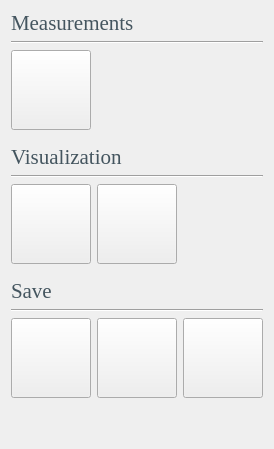
        <widget class="QWidget" name="tab_3">
         <attribute name="title">
          <string>Main</string>
         </attribute>
         <layout class="QVBoxLayout" name="verticalLayout">
          <item>
           <layout class="QGridLayout" name="gridLayout_4">
            <item row="10" column="0" alignment="Qt::AlignHCenter">
             <widget class="QPushButton" name="saveDotsButton">
              <property name="sizePolicy">
               <sizepolicy hsizetype="Fixed" vsizetype="Fixed">
                <horstretch>0</horstretch>
                <verstretch>0</verstretch>
               </sizepolicy>
              </property>
              <property name="minimumSize">
               <size>
                <width>80</width>
                <height>80</height>
               </size>
              </property>
              <property name="maximumSize">
               <size>
                <width>80</width>
                <height>80</height>
               </size>
              </property>
              <property name="styleSheet">
               <string notr="true">QPushButton {
		image: url(/Users/kee_b/OneDrive/바탕 화면/Untitled-1.jpg)
}
</string>
              </property>
              <property name="text">
               <string/>
              </property>
              <property name="icon">
               <iconset>
                <normaloff>icons/save_landmarks.jpg</normaloff>icons/save_landmarks.jpg</iconset>
              </property>
              <property name="iconSize">
               <size>
                <width>75</width>
                <height>75</height>
               </size>
              </property>
             </widget>
            </item>
            <item row="10" column="1" alignment="Qt::AlignHCenter">
             <widget class="QPushButton" name="saveMetricsButton">
              <property name="minimumSize">
               <size>
                <width>80</width>
                <height>80</height>
               </size>
              </property>
              <property name="maximumSize">
               <size>
                <width>80</width>
                <height>80</height>
               </size>
              </property>
              <property name="styleSheet">
               <string notr="true">QPushButton {
		image: url(/Users/kee_b/OneDrive/바탕 화면/Untitled-14.jpg)
}
</string>
              </property>
              <property name="text">
               <string/>
              </property>
              <property name="icon">
               <iconset>
                <normaloff>icons/save_measurements.jpg</normaloff>icons/save_measurements.jpg</iconset>
              </property>
              <property name="iconSize">
               <size>
                <width>75</width>
                <height>75</height>
               </size>
              </property>
             </widget>
            </item>
            <item row="7" column="0" colspan="3">
             <widget class="Line" name="line_4">
              <property name="styleSheet">
               <string notr="true">color: rgb(255, 255, 255);</string>
              </property>
              <property name="lineWidth">
               <number>0</number>
              </property>
              <property name="orientation">
               <enum>Qt::Horizontal</enum>
              </property>
             </widget>
            </item>
            <item row="5" column="0" colspan="3">
             <widget class="Line" name="line_3">
              <property name="orientation">
               <enum>Qt::Horizontal</enum>
              </property>
             </widget>
            </item>
            <item row="1" column="0" colspan="3">
             <widget class="Line" name="line">
              <property name="orientation">
               <enum>Qt::Horizontal</enum>
              </property>
             </widget>
            </item>
            <item row="10" column="2" alignment="Qt::AlignHCenter">
             <widget class="QPushButton" name="screenshotButton">
              <property name="minimumSize">
               <size>
                <width>80</width>
                <height>80</height>
               </size>
              </property>
              <property name="maximumSize">
               <size>
                <width>80</width>
                <height>80</height>
               </size>
              </property>
              <property name="styleSheet">
               <string notr="true">QPushButton {
		image: url(/Users/kee_b/OneDrive/바탕 화면/Untitled-15.jpg)
}
</string>
              </property>
              <property name="text">
               <string/>
              </property>
              <property name="icon">
               <iconset>
                <normaloff>icons/screenshot.jpg</normaloff>icons/screenshot.jpg</iconset>
              </property>
              <property name="iconSize">
               <size>
                <width>75</width>
                <height>75</height>
               </size>
              </property>
             </widget>
            </item>
            <item row="6" column="1" alignment="Qt::AlignHCenter">
             <widget class="QPushButton" name="toggleMidlineButton">
              <property name="sizePolicy">
               <sizepolicy hsizetype="Fixed" vsizetype="Fixed">
                <horstretch>0</horstretch>
                <verstretch>0</verstretch>
               </sizepolicy>
              </property>
              <property name="minimumSize">
               <size>
                <width>80</width>
                <height>80</height>
               </size>
              </property>
              <property name="maximumSize">
               <size>
                <width>80</width>
                <height>80</height>
               </size>
              </property>
              <property name="styleSheet">
               <string notr="true">QPushButton {
		image: url(/Users/kee_b/OneDrive/바탕 화면/Untitled-6.jpg)
}</string>
              </property>
              <property name="text">
               <string/>
              </property>
              <property name="icon">
               <iconset>
                <normaloff>icons/toggle_midlines.jpg</normaloff>icons/toggle_midlines.jpg</iconset>
              </property>
              <property name="iconSize">
               <size>
                <width>75</width>
                <height>75</height>
               </size>
              </property>
              <property name="checkable">
               <bool>true</bool>
              </property>
             </widget>
            </item>
            <item row="0" column="0" colspan="3">
             <widget class="QLabel" name="label_16">
              <property name="sizePolicy">
               <sizepolicy hsizetype="Preferred" vsizetype="Maximum">
                <horstretch>0</horstretch>
                <verstretch>0</verstretch>
               </sizepolicy>
              </property>
              <property name="font">
               <font>
                <family>Times New Roman</family>
                <pointsize>16</pointsize>
               </font>
              </property>
              <property name="styleSheet">
               <string notr="true">color: rgb(68, 85, 95);</string>
              </property>
              <property name="text">
               <string>Measurements</string>
              </property>
             </widget>
            </item>
            <item row="6" column="0" alignment="Qt::AlignHCenter">
             <widget class="QPushButton" name="toggleDotsButton">
              <property name="sizePolicy">
               <sizepolicy hsizetype="Fixed" vsizetype="Fixed">
                <horstretch>0</horstretch>
                <verstretch>0</verstretch>
               </sizepolicy>
              </property>
              <property name="minimumSize">
               <size>
                <width>80</width>
                <height>80</height>
               </size>
              </property>
              <property name="maximumSize">
               <size>
                <width>80</width>
                <height>80</height>
               </size>
              </property>
              <property name="styleSheet">
               <string notr="true">QPushButton {
		image: url(/Users/kee_b/OneDrive/바탕 화면/Untitled-5.jpg)
}</string>
              </property>
              <property name="text">
               <string/>
              </property>
              <property name="icon">
               <iconset>
                <normaloff>icons/toggle_landmarks.jpg</normaloff>icons/toggle_landmarks.jpg</iconset>
              </property>
              <property name="iconSize">
               <size>
                <width>75</width>
                <height>75</height>
               </size>
              </property>
              <property name="checkable">
               <bool>true</bool>
              </property>
             </widget>
            </item>
            <item row="9" column="0" colspan="3">
             <widget class="Line" name="line_5">
              <property name="orientation">
               <enum>Qt::Horizontal</enum>
              </property>
             </widget>
            </item>
            <item row="8" column="0" colspan="3">
             <widget class="QLabel" name="label_17">
              <property name="sizePolicy">
               <sizepolicy hsizetype="Preferred" vsizetype="Maximum">
                <horstretch>0</horstretch>
                <verstretch>0</verstretch>
               </sizepolicy>
              </property>
              <property name="font">
               <font>
                <family>Times New Roman</family>
                <pointsize>16</pointsize>
               </font>
              </property>
              <property name="styleSheet">
               <string notr="true">color: rgb(68, 85, 95);</string>
              </property>
              <property name="text">
               <string>Save</string>
              </property>
             </widget>
            </item>
            <item row="4" column="0" colspan="3">
             <widget class="QLabel" name="label_15">
              <property name="sizePolicy">
               <sizepolicy hsizetype="Preferred" vsizetype="Maximum">
                <horstretch>0</horstretch>
                <verstretch>0</verstretch>
               </sizepolicy>
              </property>
              <property name="font">
               <font>
                <family>Times New Roman</family>
                <pointsize>16</pointsize>
               </font>
              </property>
              <property name="styleSheet">
               <string notr="true">color: rgb(68, 85, 95);</string>
              </property>
              <property name="text">
               <string>Visualization</string>
              </property>
             </widget>
            </item>
            <item row="2" column="0" alignment="Qt::AlignHCenter">
             <widget class="QPushButton" name="measurementsButton">
              <property name="sizePolicy">
               <sizepolicy hsizetype="Fixed" vsizetype="Fixed">
                <horstretch>0</horstretch>
                <verstretch>0</verstretch>
               </sizepolicy>
              </property>
              <property name="minimumSize">
               <size>
                <width>80</width>
                <height>80</height>
               </size>
              </property>
              <property name="maximumSize">
               <size>
                <width>80</width>
                <height>80</height>
               </size>
              </property>
              <property name="styleSheet">
               <string notr="true">QPushButton {
		image: url(/Users/kee_b/OneDrive/바탕 화면/Untitled-4.jpg)
}</string>
              </property>
              <property name="text">
               <string/>
              </property>
              <property name="icon">
               <iconset>
                <normaloff>Untitled-4.jpg</normaloff>Untitled-4.jpg</iconset>
              </property>
              <property name="iconSize">
               <size>
                <width>75</width>
                <height>75</height>
               </size>
              </property>
              <property name="checkable">
               <bool>false</bool>
              </property>
              <property name="checked">
               <bool>false</bool>
              </property>
              <property name="autoDefault">
               <bool>false</bool>
              </property>
              <property name="default">
               <bool>false</bool>
              </property>
              <property name="flat">
               <bool>false</bool>
              </property>
             </widget>
            </item>
            <item row="3" column="0" colspan="3">
             <widget class="Line" name="line_2">
              <property name="lineWidth">
               <number>0</number>
              </property>
              <property name="orientation">
               <enum>Qt::Horizontal</enum>
              </property>
             </widget>
            </item>
           </layout>
          </item>
          <item>
           <spacer name="verticalSpacer_2">
            <property name="orientation">
             <enum>Qt::Vertical</enum>
            </property>
            <property name="sizeHint" stdset="0">
             <size>
              <width>20</width>
              <height>40</height>
             </size>
            </property>
           </spacer>
          </item>
         </layout>
        </widget>
